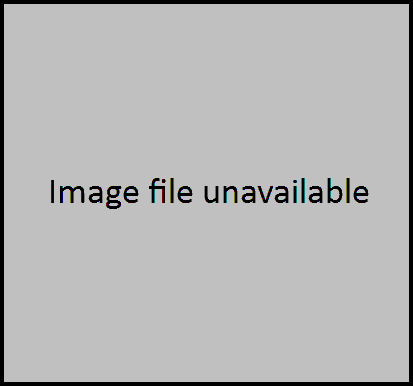
%> input picture Matlab/Visualization/googleearth_matlab/googleearth/data/image_file_unavailable.bmp, 413 x 386 px
$ octave --eval "result = readAndPreprocessImage('../../../Visualization/googleearth_matlab/googleearth/data/image_file_unavailable.bmp');"   (GNU Octave 9; MATLAB toolbox functions it lacks are replaced by stand-ins)
%> lines starting %> are read from the running program, lines starting %| are printed output that depends on the picture
% Read and pre-process images
% Copyright 2016 The MathWorks, Inc.
function Iout = readAndPreprocessImage(filename)

I = imread(filename);
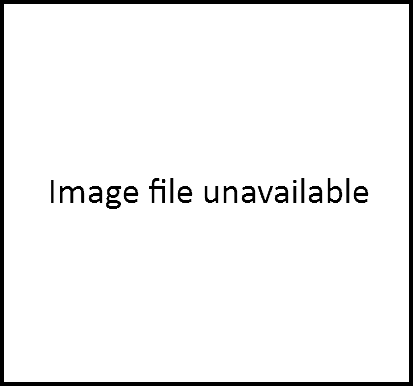
%> I: size 386x413 uint8; min 0, max 8, mean 7.57; drawn with min black and max white

% Some images may be grayscale. Replicate the image 3 times to
% create an RGB image.
if ismatrix(I)
    I = cat(3,I,I,I);
%> I: size 386x413x3 uint8
end

% Resize the image as required for the CNN.
Iout = imresize(I, [227 227]);
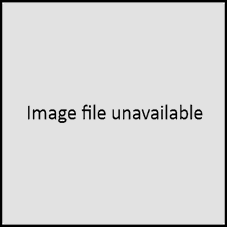
%> Iout: size 227x227x3 uint8; min 0, max 9, mean 7.56; drawn with min black and max white

end
